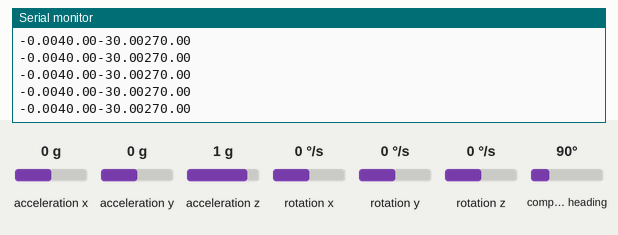
Simulated run of this sketch. Board: Arduino Uno, built with avr-gcc and run on an emulated ATmega328P. Shown: the last lines printed to the serial monitor. The inputs (shaded band) are chosen by the test bench; at power-on: acceleration x 0 g, acceleration y 0 g, acceleration z 1 g, compass heading 90°, rotation x 0 °/s, rotation y 0 °/s, rotation z 0 °/s.

Above: at 1.2 s.
1.3 s: acceleration x set to -1.4 g
At 1.8 s:
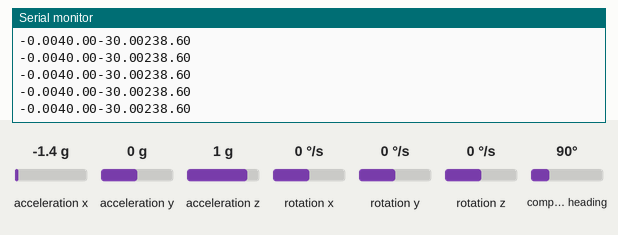
2.8 s: acceleration y set to -1.4 g
At 3.8 s:
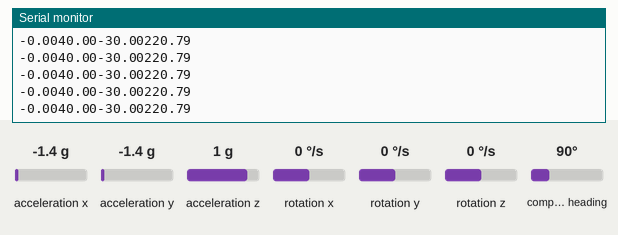
4.3 s: acceleration z set to -1.4 g
At 4.9 s:
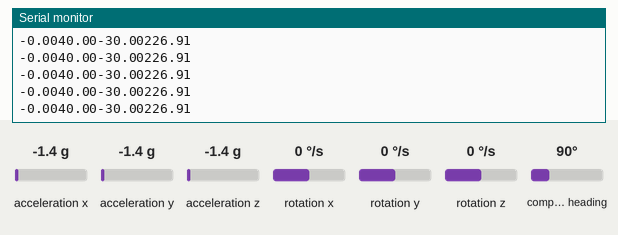
5.8 s: compass heading set to 7°
At 6.6 s:
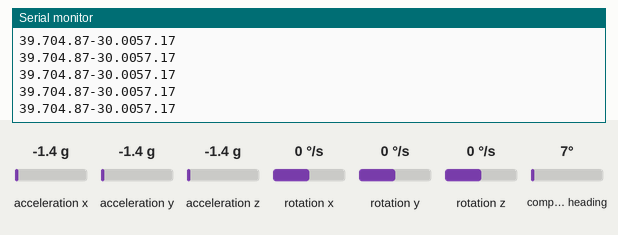
Timing chart, 0 to 8.3 s (numbered marks = the images above; inputs shaded):
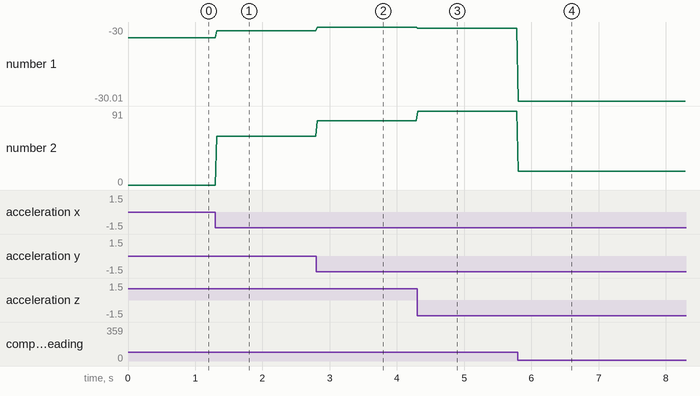

Measured:
- after the input at 1.3 s, the serial monitor: prints a new line at once (image 1)
- after the input at 2.8 s, the serial monitor: prints a new line at once (image 2)
- after the input at 4.3 s, the serial monitor: prints a new line at once (image 3)
- after the input at 5.8 s, the serial monitor: prints a new line at once (image 4)
- plotted number 1: -30 → -30 after the input at 1.3 s, -30 → -30 after the input at 2.8 s, -30 → -30 after the input at 4.3 s, -30 → -30.01 after the input at 5.8 s
- plotted number 2: 0 → 60 after the input at 1.3 s, 60 → 79 after the input at 2.8 s, 79 → 91 after the input at 4.3 s, 91 → 17 after the input at 5.8 s

The sketch:

mpu_9250_mag.ino
```cpp
#include <Wire.h>
#include <MPU9250_asukiaaa.h>

MPU9250_asukiaaa mySensor;


void setup() {
  Serial.begin(115200);
  Wire.begin();

  mySensor.setWire(&Wire);
  mySensor.beginMag();
}

void loop(){
  mySensor.magUpdate();
  mySensor.accelUpdate();

  float mx = mySensor.magX();
  float my = mySensor.magY();
  float mz = mySensor.magZ();
  Serial.print(mx);
  Serial.print(my);
  Serial.print(mz);

  float ax = mySensor.accelX();
  float ay = mySensor.accelY();
  float az = mySensor.accelZ();

  float pitch = -atan2(ax, sqrt(ay*ay + az*az));
  float roll  = atan2(ay, sqrt(ax*ax + az*az));

  // Step 2: Tilt-compensated magnetometer
  float Xh = mx * cos(pitch) + mz * sin(pitch);
  float Yh = mx * sin(roll) * sin(pitch) + my * cos(roll) - mz * sin(roll) * cos(pitch);
  float yaw = atan2(-Yh, Xh);

  // Convert to degrees
  yaw = yaw * 180 / PI;

  if (yaw < 0) yaw += 360;
  Serial.println(yaw);

  delay(20);
}
```
